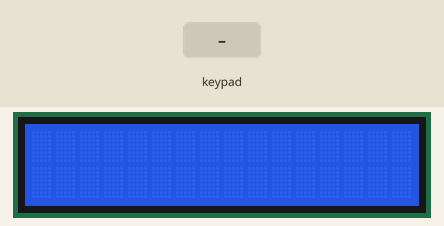
This sketch was run on a simulated Arduino Uno, built with avr-gcc and run on an emulated ATmega328P. Parts: 16×2 character LCD. The inputs (shaded band) are chosen by the test bench.

Above: at 1.2 s.
1.3 s: keypad keys 9 8 7 6 # pressed 0.4 s apart
At 3.3 s:
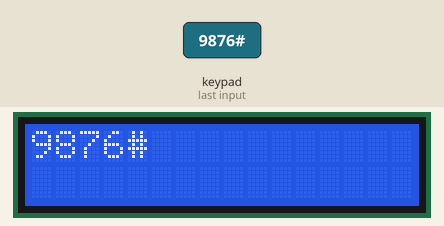
4.8 s: key 'A' pressed
At 5.9 s:
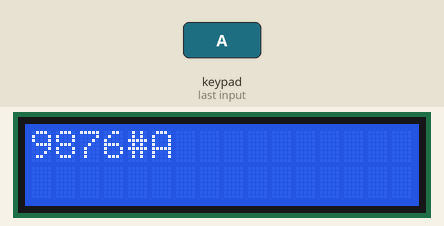
6.3 s: key 'B' pressed
At 7.2 s:
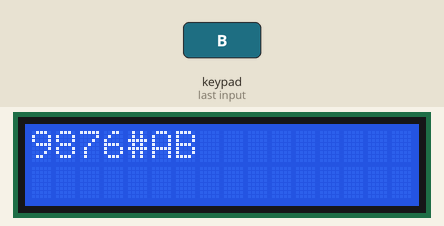
7.8 s: keypad keys 9 8 7 6 * pressed 0.4 s apart
At 10.7 s:
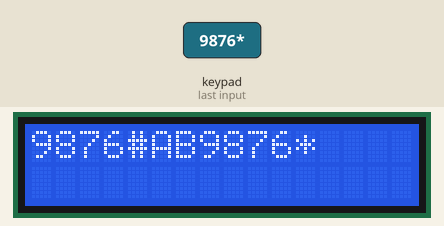
11.3 s: key 'C' pressed
At 12.1 s:
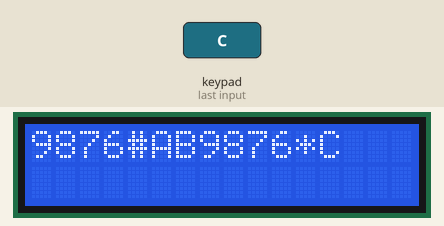
12.8 s: keypad keys 9 8 7 6 A pressed 0.4 s apart
At 15.7 s:
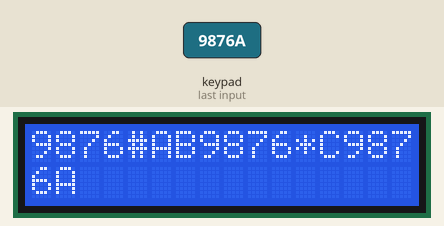
Timing chart, 0 to 17.2 s (numbered marks = the images above; inputs shaded):
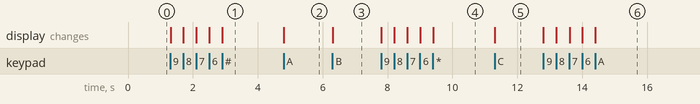

The sketch:

displayAnd4x4Keyboard.ino
```cpp
/***********************************************************
File name: 16_thermistor.ino
Description: The information which a thermistor collects
             temperature is displayed on the LCD1602.
Website: www.adeept.com
E-mail: support@adeept.com
Author: Tom
Date: 2015/05/02
***********************************************************/
#include <Keypad.h>
#include <LiquidCrystal.h>

// initialize the library with the numbers of the interface pins
LiquidCrystal lcd(A2, A1, 10, 11, 12, 13);
int lcdRow = 0;
int lcdCol = 0;

byte empty[8] = {B00000, B00000, B00000, B00000, B00000, B00000, B00000, B00000};

const byte ROWS = 4; //four rows
const byte COLS = 4; //four columns
//define the cymbols on the buttons of the keypads
char hexaKeys[ROWS][COLS] = {
  {'1','2','3','A'},
  {'4','5','6','B'},
  {'7','8','9','C'},
  {'*','0','#','D'}
};
byte rowPins[ROWS] = {9, 8, 7, 6}; //connect to the row pinouts of the keypad
byte colPins[COLS] = {5, 4, 3, 2}; //connect to the column pinouts of the keypad

//initialize an instance of class NewKeypad
Keypad customKeypad = Keypad( makeKeymap(hexaKeys), rowPins, colPins, ROWS, COLS);

void setup()
{
  lcd.createChar(0, empty);
  lcd.begin(16, 2);    // set up the LCD's number of columns and rows:
  lcd.clear();         //Clears the LCD screen and positions the cursor in the upper-left corner
}

void loop()
{
    lcd.setCursor(lcdCol, lcdRow); // set the cursor to column 0, line 0

  char customKey = customKeypad.getKey();//Read Key data
  if (customKey){
    if (customKey == 'D')
    {
      lcdCol--;
      lcd.write(byte(0));
    }
    else
    {
    lcd.print(customKey); //send the key data by serial port (UART)


    lcdCol++;

    if(lcdCol > 15){
      lcdCol = 0;
      lcdRow++;

      if(lcdRow > 1){
        lcdRow = 0;
        lcd.clear();
        }
        }
      }
    }
}
```

Measured:
- after the input at 1.3 s, the display: first changes at once (image 1 shows a later state)
- after the input at 4.8 s, the display: changes at once (image 2)
- after the input at 6.3 s, the display: changes at once (image 3)
- after the input at 7.8 s, the display: first changes at once (image 4 shows a later state)
- after the input at 11.3 s, the display: changes at once (image 5)
- after the input at 12.8 s, the display: first changes at once (image 6 shows a later state)
